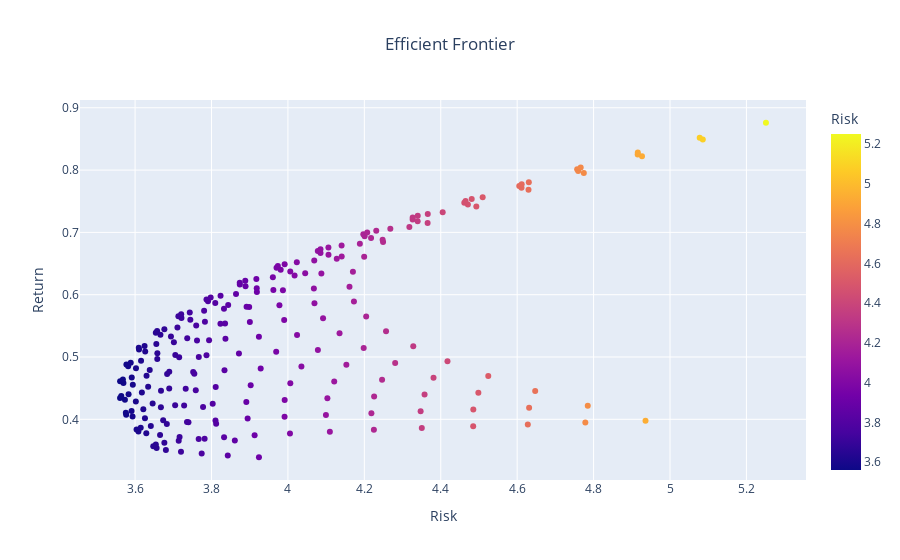

The cell this chart's notebook holds for it:
### Code cell
# for i in port1.getAllWeights():
#     plt.scatter(port1.getPortStd(i), port1.getPortReturn(i))
# plt.show()
import plotly.express as px
x = []
y = []
for i in port1.getAllWeights():
    x.append(port1.getPortStd(i))
    y.append(port1.getPortReturn(i))
fig = px.scatter(x=x, y = y, title="Efficient Frontier", labels={'x':'Risk', 'y':'Return'}, color=x)
fig.update_layout(coloraxis_colorbar=dict(title='Risk'), title={'x':0.5, 'xanchor':'center'})
fig.show()

### Figure 1 — Plotly figure (JSON) as saved in the notebook; plotly's stock layout.template omitted (floating-point values rounded to 4 significant figures; data arrays with more than 128 entries replaced by an {"elided": "..."} marker saying what was removed)
{"data": [{"hovertemplate": "Risk=%{x}<br>Return=%{y}<br>color=%{marker.color}<extra></extra>", "legendgroup": "", "marker": {"color": {"elided": "231 float values"}, "coloraxis": "coloraxis", "symbol": "circle"}, "mode": "markers", "name": "", "orientation": "v", "showlegend": false, "type": "scatter", "x": {"elided": "231 float values"}, "xaxis": "x", "y": {"elided": "231 float values"}, "yaxis": "y"}], "layout": {"coloraxis": {"colorbar": {"title": {"text": "Risk"}}, "colorscale": [[0, "#0d0887"], [0.1111, "#46039f"], [0.2222, "#7201a8"], [0.3333, "#9c179e"], [0.4444, "#bd3786"], [0.5556, "#d8576b"], [0.6667, "#ed7953"], [0.7778, "#fb9f3a"], [0.8889, "#fdca26"], [1, "#f0f921"]]}, "legend": {"tracegroupgap": 0}, "title": {"text": "Efficient Frontier", "x": 0.5, "xanchor": "center"}, "xaxis": {"anchor": "y", "domain": [0, 1], "title": {"text": "Risk"}}, "yaxis": {"anchor": "x", "domain": [0, 1], "title": {"text": "Return"}}}}
